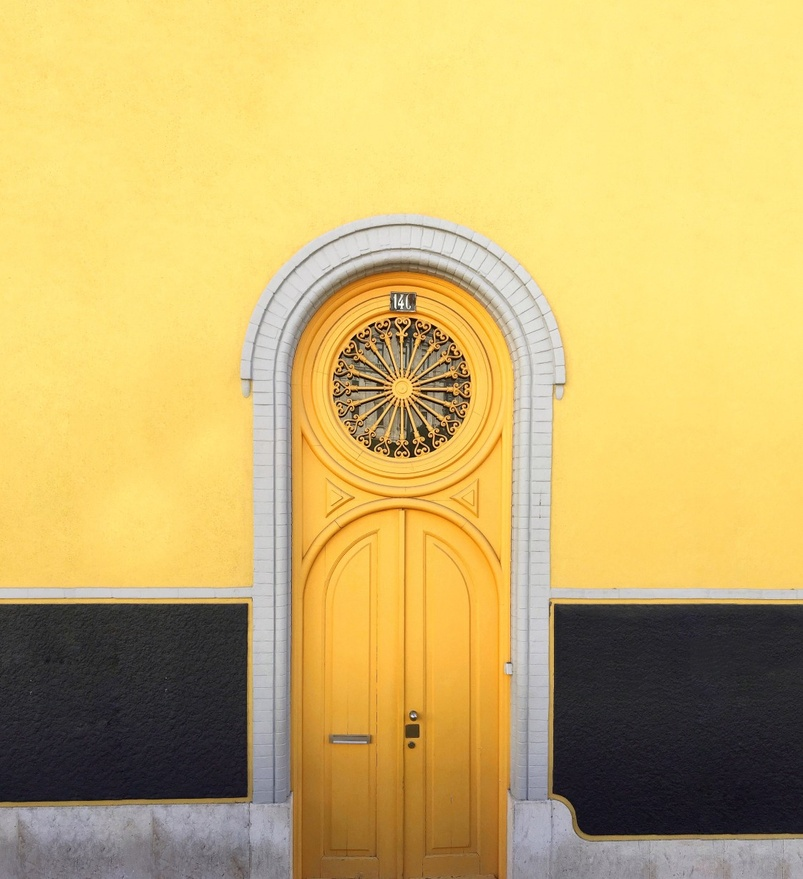
#> input picture ProjectOne/assets/3-b.jpg, 803 x 879 px, shrunk from 1122 x 1228 before the run
$ python shittyCode-3-2.py
#> lines starting #> are read from the running program, lines starting #| are printed output that depends on the picture
import cv2
import numpy as np
import matplotlib.pyplot as plt


# 2. Loading and plotting the original image
from ProjectOne import unifyColor

img = cv2.imread("assets/3-b.jpg")
#> img is the input picture: shape (879, 803, 3); mean B, G, R 107, 177.6, 202.2
img = cv2.cvtColor(img, cv2.COLOR_BGR2RGB)
plt.figure(figsize=(10, 10))
plt.imshow(img)
plt.axis("off")
plt.title("Original Image")
plt.show()


# 3. Converting Image to GrayScale
gray = cv2.cvtColor(img, cv2.COLOR_BGR2GRAY)
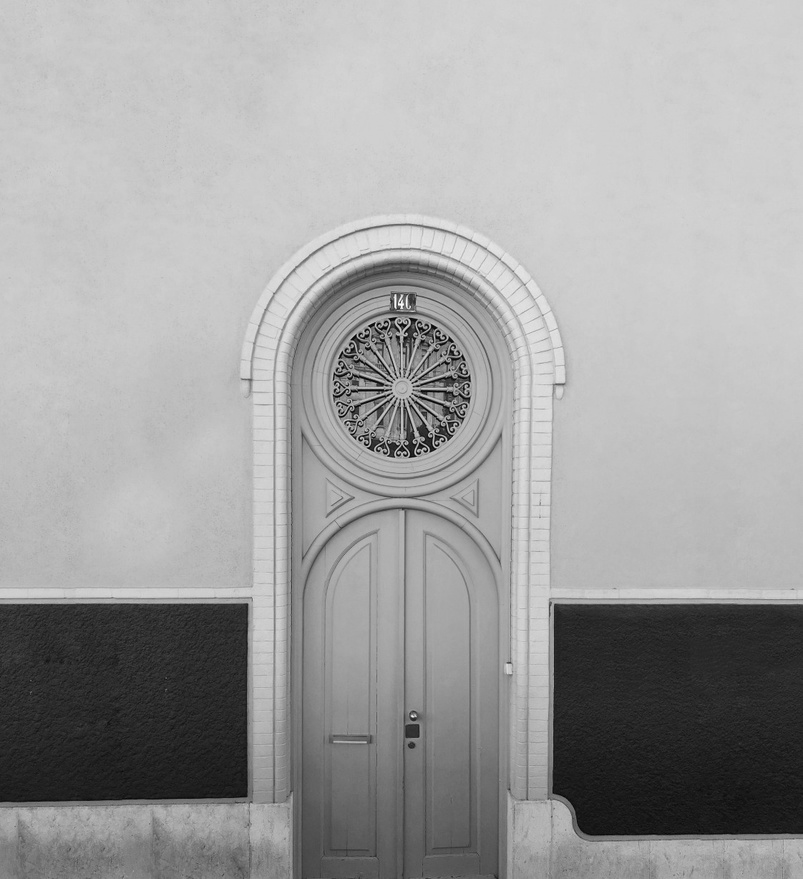
#> gray: shape (879, 803); min 3, max 253, mean 159.3
gray = cv2.medianBlur(gray, 5)
gray2 = cv2.threshold(gray,127,255,cv2.THRESH_BINARY)
plt.figure(figsize=(10,10))
#> (the run stopped early here; a loop or call above may not have finished)
